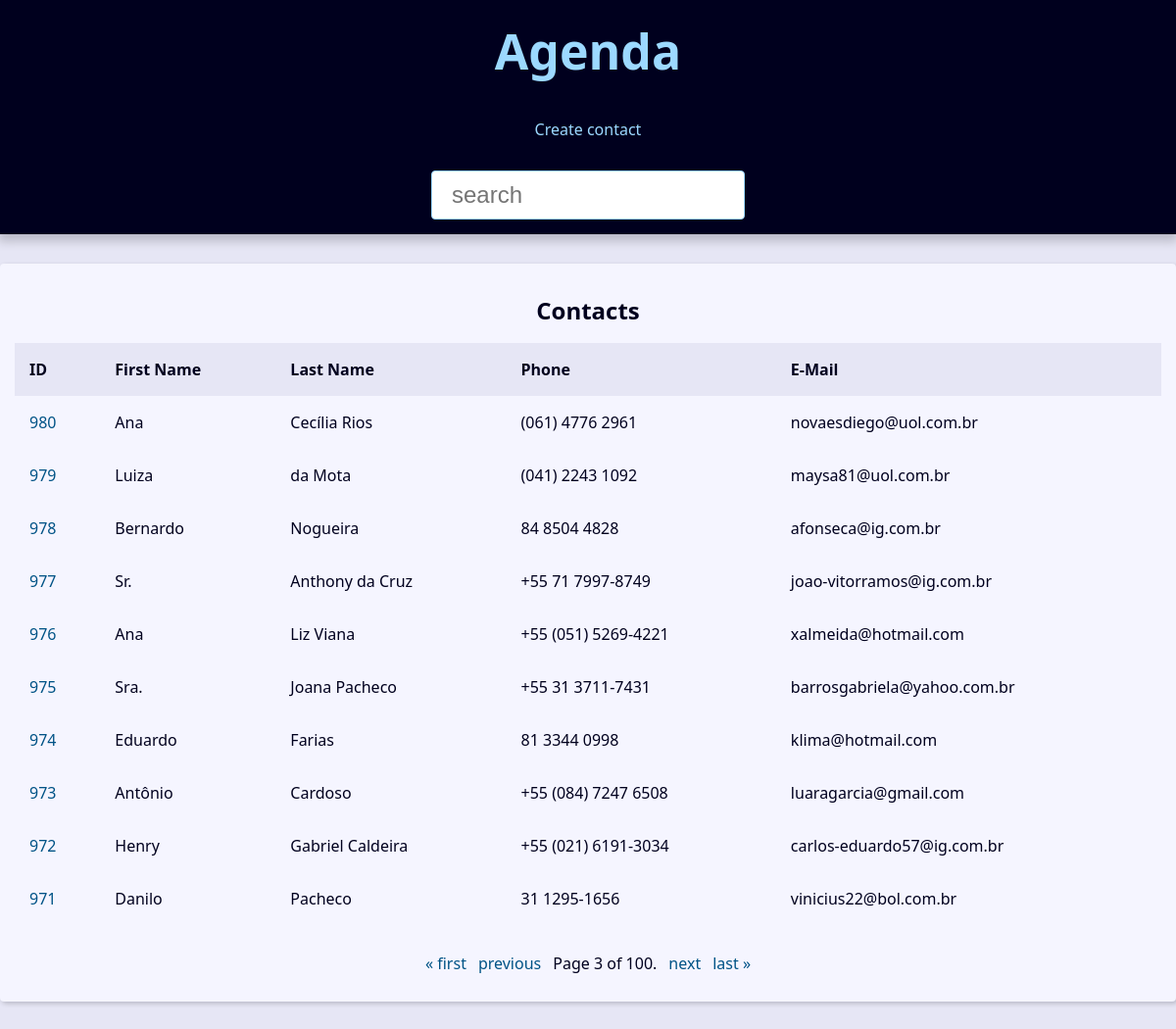
The app's page /?page=3&q= with its own data.
### contact/models.py (models this page shows, shortened)
class Contact(models.Model):
    first_name = models.CharField(max_length=50)
    last_name = models.CharField(max_length=50,blank=True)
    phone = models.CharField(max_length=50)
    email = models.EmailField(max_length=254,blank=True)
    created_date = models.DateTimeField(default=timezone.now)
    description = models.TextField(blank=True)
    show = models.BooleanField(default=True)
    picture = models.ImageField(blank=True,upload_to='pictures/%Y/%m/')
    category = models.ForeignKey(Category,on_delete=models.SET_NULL,blank=True,null=True)
    owner = models.ForeignKey(User(),on_delete=models.SET_NULL,blank=True,null=True)

### contact/views/contact_views.py (the view)
# urls.py: path('', views.index, name='index'),
def index(request):
    contacts = Contact.objects.filter(show=True).order_by('-id')
    paginator = Paginator(contacts, 10)  # Show 10 contacts per page.
    page_number = request.GET.get("page")
    page_obj = paginator.get_page(page_number)
    context = {
        'page_obj':page_obj,
        'title':'Contatos',
    }
    return render(
        request,
        'contact/index.html',
        context
        )

### contact/templates/contact/index.html
{% extends "global/base.html" %}
{% block content %}
{% if page_obj %}
    <div class="responsive-table">
        <table class="contacts-table">
            <caption class="table-caption">
                Contacts
            </caption>
            <thead>
                <tr class="table-row table-row-header">
                    <th class="table-header">ID</th>
                    <th class="table-header">First Name</th>
                    <th class="table-header">Last Name</th>
                    <th class="table-header">Phone</th>
                    <th class="table-header">E-Mail</th>
                </tr>
            </thead>
            <tbody>
                {% for contact in page_obj %}
                    <tr class="table">
                        <td class="table-cel">
                            <a class="table-link" href="{% url 'contact:contact' contact.id  %}">{{contact.id}}</a>
                        </td>
                        <td class="table-cel">
                            {{contact.first_name}}
                        </td>
                        <td class="table-cel">
                            {{contact.last_name}}
                        </td>
                        <td class="table-cel">
                            {{contact.phone}}
                        </td>
                        <td class="table-cel">
                            {{contact.email}}
                        </td>
                    </tr>
                {% endfor %}
            </tbody>
        </table>
    </div>
{% else %}
<div class="single-contact">
    <h1 class="single-contact-name">
        Nenhum contado encontrado
    </h1>
</div>
{% endif %}
{% endblock content %}

### base_static/global/css/style.css (style rules this page uses)
:root { --spacing: 1.5rem; --link-dark-color: rgb(0, 83, 134); --link-light-color: rgb(156, 217, 255); --clr-white: rgb(245, 245, 255); --clr-black: rgb(0, 0, 30); --clr-light-gray: rgb(230, 230, 245); --clr-dark-shadow-5: rgba(0, 0, 10, 5%); --clr-dark-shadow-10: rgba(0, 0, 10, 10%); --clr-dark-shadow-20: rgba(0, 0, 10, 20%); --clr-light-shadow-5: rgba(200, 200, 255, 5%); --clr-light-shadow-10: rgba(200, 200, 255, 10%); --clr-light-shadow-20: rgba(200, 200, 255, 20%); --main-page-width: 120rem; --table-min-width: 60rem; --biggest-font-size: 5rem; --bigger-font-size: 4rem; --big-font-size: 3.2rem; --medium-font-size: 2.4rem; --small-font-size: 1.6rem; --smaller-font-size: 1.4rem; --smallest-font-size: 1.2rem; --transition-fast: 300ms; --transition-medium: 600ms; --transition-slow: 1s; --default-border-radius: 4px; }
*, *::before, *::after { margin: 0; padding: 0; box-sizing: border-box; }
html { font-size: 62.5%; }
body { font-family: system-ui, -apple-system, BlinkMacSystemFont, 'Segoe UI', Roboto, Oxygen, Ubuntu, Cantarell, 'Open Sans', 'Helvetica Neue', sans-serif; line-height: 1.5; font-size: var(--small-font-size); color: var(--clr-black); -webkit-font-smoothing: antialiased; background: var(--clr-light-gray); }
.responsive-table { width: 100%; overflow-x: auto; }
.contacts-table { width: 100%; min-width: var(--table-min-width); border-collapse: collapse; }
.table-caption { font-size: var(--medium-font-size); font-weight: bold; padding: var(--spacing); }
.table-row { text-align: left; text-overflow: ellipsis; transition: background-color var(--transition-fast) ease-in-out; }
.table-row-header { background: var(--clr-light-gray); color: var(--clr-black); }
.table-cel, .table-header { padding: var(--spacing); }
.table-link { color: var(--link-dark-color); transition: color var(--transition-fast) ease-in-out; text-decoration: none; }

### records on screen
Contact: id "980", first_name "Ana", last_name "Cecília Rios", phone "(061) 4776 2961", email "novaesdiego@uol.com.br"
Contact: id "979", first_name "Luiza", last_name "da Mota", phone "(041) 2243 1092", email "maysa81@uol.com.br"
Contact: id "978", first_name "Bernardo", last_name "Nogueira", phone "84 8504 4828", email "afonseca@ig.com.br"
Contact: id "977", first_name "Sr.", last_name "Anthony da Cruz", phone "+55 71 7997-8749", email "joao-vitorramos@ig.com.br"
Contact: id "976", first_name "Ana", last_name "Liz Viana", phone "+55 (051) 5269-4221", email "xalmeida@hotmail.com"
Contact: id "975", first_name "Sra.", last_name "Joana Pacheco", phone "+55 31 3711-7431", email "barrosgabriela@yahoo.com.br"
Contact: id "974", first_name "Eduardo", last_name "Farias", phone "81 3344 0998", email "klima@hotmail.com"
Contact: id "973", first_name "Antônio", last_name "Cardoso", phone "+55 (084) 7247 6508", email "luaragarcia@gmail.com"
Contact: id "972", first_name "Henry", last_name "Gabriel Caldeira", phone "+55 (021) 6191-3034", email "carlos-eduardo57@ig.com.br"
Contact: id "971", first_name "Danilo", last_name "Pacheco", phone "31 1295-1656", email "vinicius22@bol.com.br"

### other values on screen
{{ page_obj.number }} "3"
{{ page_obj.paginator.num_pages }} "100"
